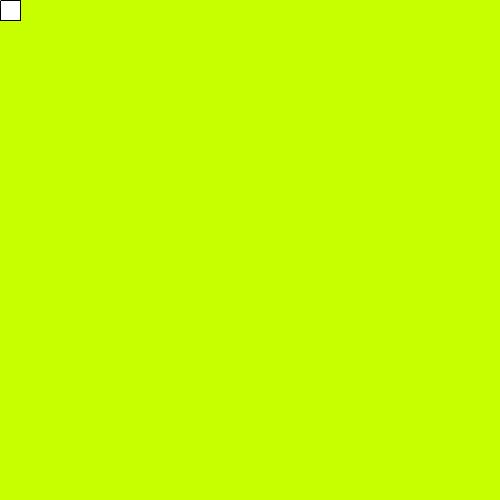
Frame 1 (no input)
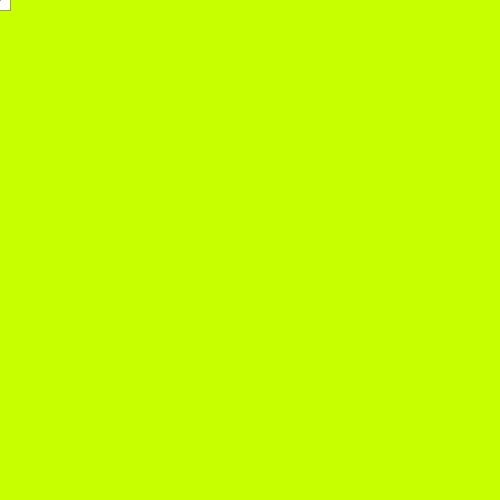
Frame 60 (the mouse pressed at the canvas centre just before this capture)
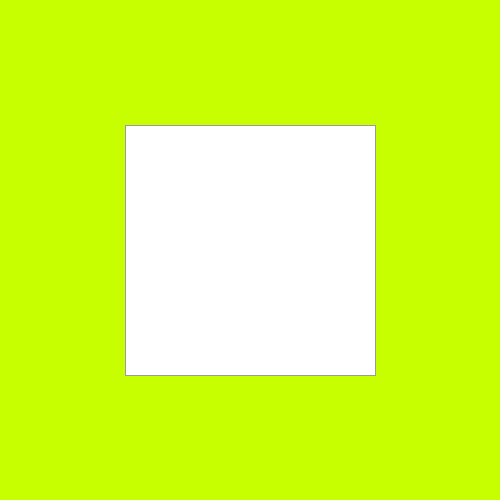
Frame 120 (the mouse held since frame 60 and released just before this capture)

The Processing sketch that drew these frames (run headless with seeded random() and noise(); from frame 60 on, the mouse is pressed at the canvas centre):

// Processing sketch: processing_155858
// ── processing_155858.pde

int radius; 

void setup() {
  
   size(500,500);
}

void draw() {
   background(200,300,0);
  radius = mouseX;
     rect(mouseY, mouseX,20,20);
     stroke(155);
     rectMode(CENTER);
     rect(mouseX,mouseY,mouseX,mouseY);
     stroke(150);
}
